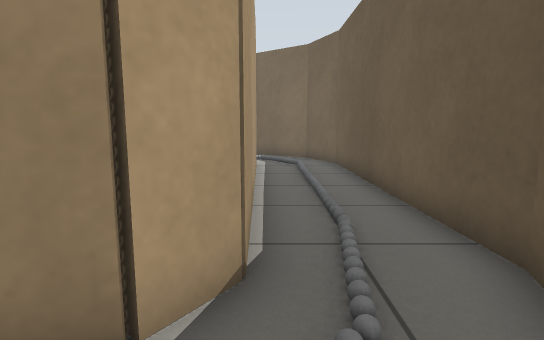
[1] (above)

13 first-person views from a walk through a robot-simulator world made for Gazebo. The camera is 0.76 m above the floor, tilts 8° down and sees 80° across. The floor is counted in squares, 0.5 m on a side. Each view is taken from the middle of a square. On the plan, view 1 faces up. The plan holds only what a view shows up to about 15 squares ahead; the rest is blank.

[2]
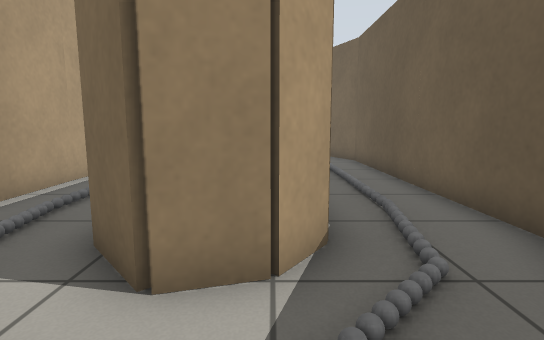

[3]
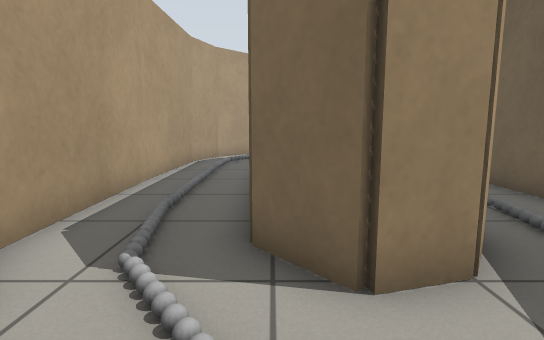

[4]
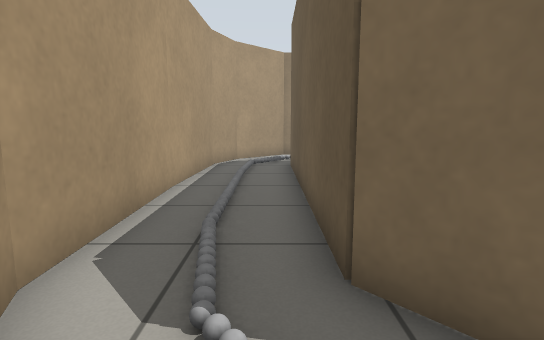

[5]
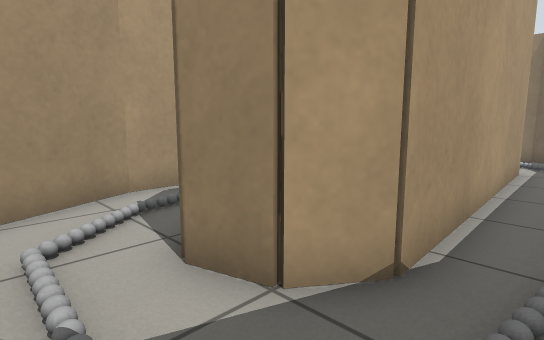

[6]
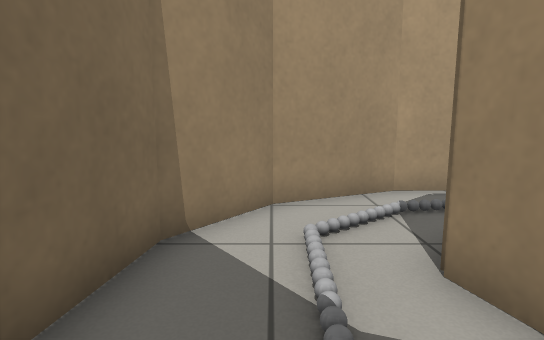

[7]
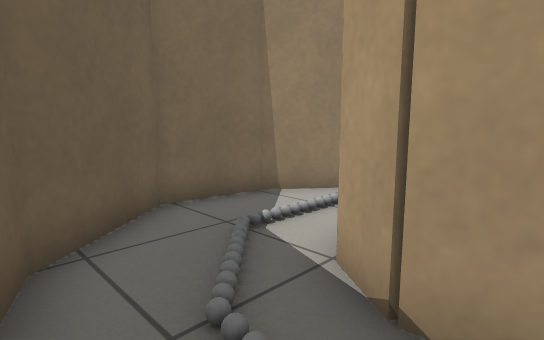

[8]
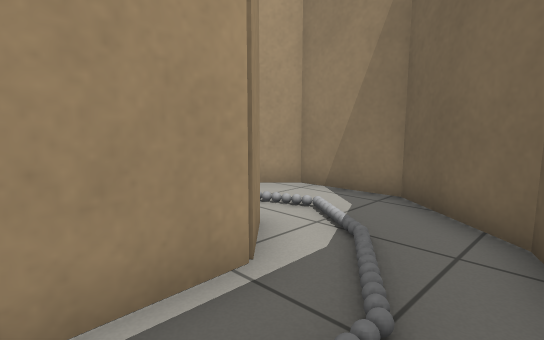

[9]
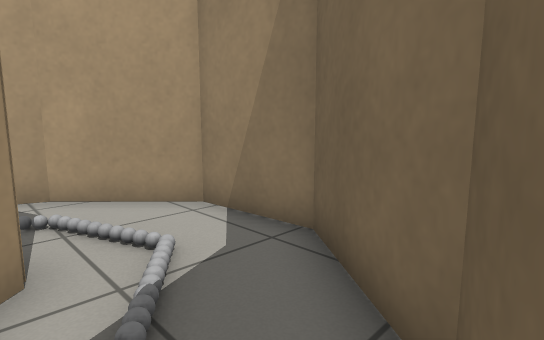

[10]
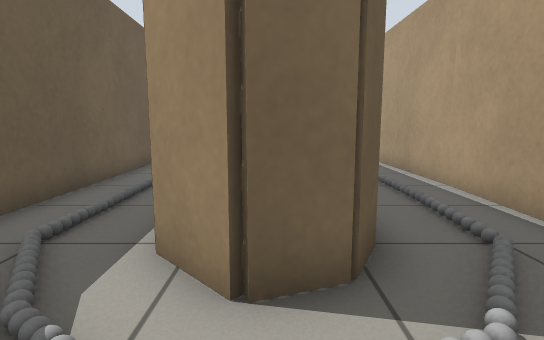

[11]
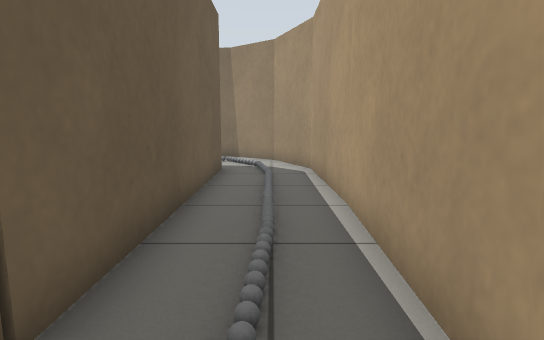

[12]
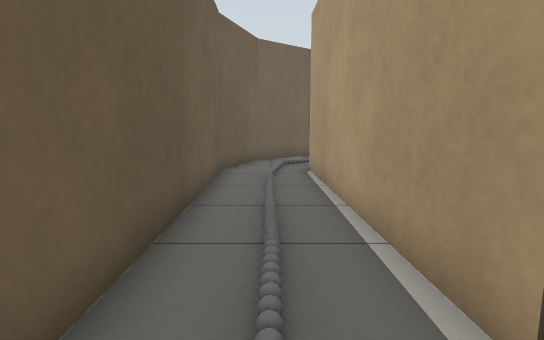

[13]
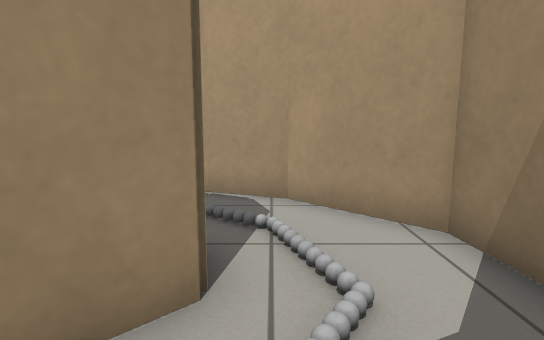

### Floor plan
Points are (right, up) in squares from view 1. A wall is a line through its corners. A room is listed if a view was taken in it or the views show most of it. See-through windows are left out.
Room 1 (views 1, 2, 3, 4, 5, 6, 7, 8, 9, 10, 11, 12, 13)
walls: (-0.3, 3) (-1, 2) (-2.2, 1.7) (-3.3, 3) (-3.3, 12.1) (-2.8, 13) (-1.7, 13.4) (-0.6, 12.3) (-0.3, 3); (-6.4, 7.9) (-6.3, 2.8) (-5.1, 0) (-3.1, -1.5) (-0.8, -1.7) (1.6, 0.1) (2.6, 3.2) (2.5, 12.7) (1.6, 14.8) (-0.8, 16.7) (-3.4, 16.5) (-5.5, 14.3) (-6.2, 12.5) (-6.5, 7.8)
objects: grey ball (-5, 2); grey ball (-5, 3); other object (-5, 4); other object (-5, 5); other object (-5, 6); other object (-5, 7); other object (-5, 8); other object (-5, 9); other object (-5, 10); grey ball (-5, 11); grey ball (-5, 12); other object (-5, 13); grey ball (-4, 1); grey ball (-4, 2); grey ball (-4, 13); grey ball (-4, 14); grey ball (-3, 0); grey ball (-3, 1); grey ball (-3, 14); grey ball (-2, 0); grey ball (-2, 14); grey ball (-2, 15); grey ball (-1, 0); other object (-1, 1); grey ball (-1, 14); grey ball (-1, 15); grey ball (0, 1); grey ball (0, 2); grey ball (0, 13); grey ball (0, 14); grey ball (1, 2); grey ball (1, 3); other object (1, 4); other object (1, 5); other object (1, 6); other object (1, 7); other object (1, 8); other object (1, 9); other object (1, 10); grey ball (1, 11); grey ball (1, 12); grey ball (1, 13)

Where each view was taken, in squares from view 1:
view 1: 0 up, 0 right, facing up
view 2: 1 down, 1 left, facing up
view 3: 1 down, 3 left, facing up
view 4: 0 up, 4 left, facing up
view 5: 0 up, 1 right, facing up-left
view 6: 0 up, 1 right, facing left
view 7: 4 up, 2 right, facing down-left
view 8: 10 up, 2 right, facing up-left
view 9: 13 up, 2 right, facing up-left
view 10: 16 up, 2 left, facing down
view 11: 14 up, 5 left, facing down
view 12: 14 up, 1 right, facing down
view 13: 14 up, 1 right, facing left
